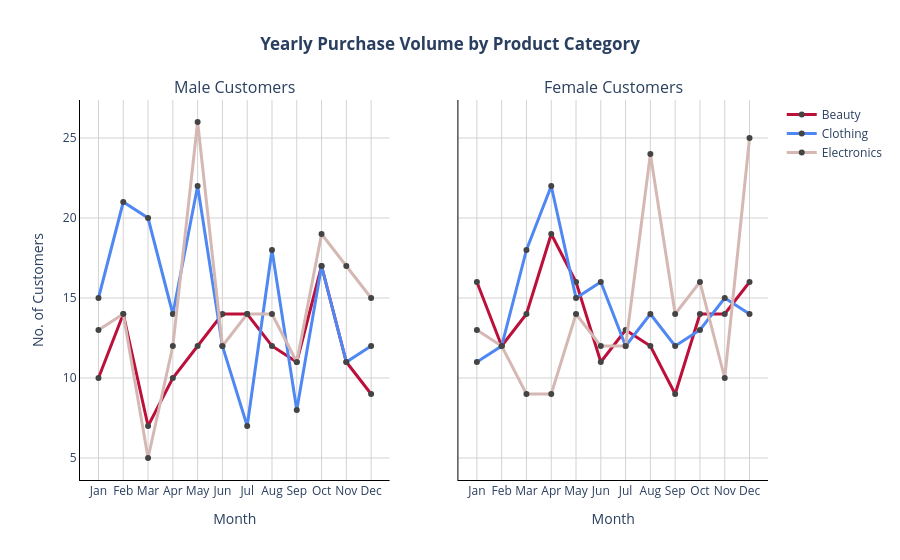

Here is the notebook cell this chart was saved with:
### Code cell
# Create a line graph to visualize the number of customers purchasing the number of products

#create subplots to show Male and Female customer trends in separate graphs 
graph = make_subplots(
    rows=1, cols=2,         #no. row and coloumn to show graph 
    subplot_titles=('Male Customers', 'Female Customers'),  #subtitle for each graph
    shared_yaxes=True)      #shared y-axis 

#set the marker and line size
marker_style =dict(
    mode='lines+markers',
    line=dict(width=3),
        marker=dict(size=3,
        symbol='circle',
        line=dict(width=3)
        )
    )

#set colour for each catergory 
color = {'Beauty': {'line': '#bc103b', 'marker': '#bc103b'},
         'Clothing': {'line': '#4f88f3', 'marker': '#4f88f3'},
         'Electronics': {'line': '#d5b8b4', 'marker': '#d5b8b4'}
         }

#line graph for male customers purchasing beauty products
graph.add_trace(
    go.Scatter(
        name= 'Beauty',
        x= male_month_pivot['month_name'], 
        y= male_month_pivot['Beauty'],
        marker_color= color['Beauty']['marker'],
        line_color=color['Beauty']['line'],
       **marker_style,
    ),
    row=1, col=1
)

#line graph for male customers purchasing clothing 
graph.add_trace(
    go.Scatter(
        name= 'Clothing',
        x= male_month_pivot['month_name'], 
        y= male_month_pivot['Clothing'],
         marker_color= color['Clothing']['marker'],
        line_color=color['Clothing']['line'], 
         **marker_style,
    ),
    row=1, col=1
)

#line graph for male customers purchasing electronics
graph.add_trace(
    go.Scatter(
        name= 'Electronics',
        x= male_month_pivot['month_name'],
        y= male_month_pivot['Electronics'],
        marker_color= color['Electronics']['marker'],
        line_color=color['Electronics']['line'], 
         **marker_style,
    ),
    row=1, col=1
)

#line graph for female customers purchasing beauty products
graph.add_trace(
    go.Scatter(
        name= 'Beauty',
        x= female_month_pivot['month_name'], 
        y= female_month_pivot['Beauty'],
        marker_color= color['Beauty']['marker'],
        line_color=color['Beauty']['line'],
         **marker_style,
        showlegend=False #not show legend for second graph
    ), 
    row=1, col=2
)

#line graph for female customers purchasing clothing 
graph.add_trace(
    go.Scatter(
        name= 'Clothing',
        x= female_month_pivot['month_name'], 
        y= female_month_pivot['Clothing'],
        marker_color= color['Clothing']['marker'],
        line_color=color['Clothing']['line'],
        **marker_style,
        showlegend=False,
    ),
    row=1, col=2
)

#line graph for female customers purchasing electronics
graph.add_trace(
    go.Scatter(
        name= 'Electronics',
        x= female_month_pivot['month_name'],
        y= female_month_pivot['Electronics'],
        marker_color= color['Electronics']['marker'],
        line_color=color['Electronics']['line'], 
         **marker_style,
        showlegend=False,
    ),
    row=1, col=2
)

#update layout 
graph.update_layout(
    title= '<b>Yearly Purchase Volume by Product Category</b>',  #bold title
    title_x=0.5,                                                 
    title_xanchor= 'center',                                      
    xaxis_title= 'Month',       #x-axis title for first graph
    xaxis2_title= 'Month',      #x-axis title for second graph
    yaxis_title= 'No. of Customers',  #y-axis title for first graph
    plot_bgcolor= 'white',              #update background color to white
)

#update grid lines for x axis
graph.update_xaxes(showgrid=True, gridcolor='lightgrey',
                   showline=True, linecolor='black',
                   )

#update gird lines for y-axis
graph.update_yaxes(showgrid=True, gridcolor='lightgrey',
                   showline=True, linecolor='black')

graph.show()

### Figure 1 — Plotly figure (JSON) as saved in the notebook; plotly's stock layout.template omitted (floating-point values rounded to 4 significant figures)
{"data": [{"line": {"color": "#bc103b", "width": 3}, "marker": {"color": "#bc103b", "line": {"width": 3}, "size": 3, "symbol": "circle"}, "mode": "lines+markers", "name": "Beauty", "type": "scatter", "x": ["Jan", "Feb", "Mar", "Apr", "May", "Jun", "Jul", "Aug", "Sep", "Oct", "Nov", "Dec"], "xaxis": "x", "y": [10, 14, 7, 10, 12, 14, 14, 12, 11, 17, 11, 9], "yaxis": "y"}, {"line": {"color": "#4f88f3", "width": 3}, "marker": {"color": "#4f88f3", "line": {"width": 3}, "size": 3, "symbol": "circle"}, "mode": "lines+markers", "name": "Clothing", "type": "scatter", "x": ["Jan", "Feb", "Mar", "Apr", "May", "Jun", "Jul", "Aug", "Sep", "Oct", "Nov", "Dec"], "xaxis": "x", "y": [15, 21, 20, 14, 22, 12, 7, 18, 8, 17, 11, 12], "yaxis": "y"}, {"line": {"color": "#d5b8b4", "width": 3}, "marker": {"color": "#d5b8b4", "line": {"width": 3}, "size": 3, "symbol": "circle"}, "mode": "lines+markers", "name": "Electronics", "type": "scatter", "x": ["Jan", "Feb", "Mar", "Apr", "May", "Jun", "Jul", "Aug", "Sep", "Oct", "Nov", "Dec"], "xaxis": "x", "y": [13, 14, 5, 12, 26, 12, 14, 14, 11, 19, 17, 15], "yaxis": "y"}, {"line": {"color": "#bc103b", "width": 3}, "marker": {"color": "#bc103b", "line": {"width": 3}, "size": 3, "symbol": "circle"}, "mode": "lines+markers", "name": "Beauty", "showlegend": false, "type": "scatter", "x": ["Jan", "Feb", "Mar", "Apr", "May", "Jun", "Jul", "Aug", "Sep", "Oct", "Nov", "Dec"], "xaxis": "x2", "y": [16, 12, 14, 19, 16, 11, 13, 12, 9, 14, 14, 16], "yaxis": "y2"}, {"line": {"color": "#4f88f3", "width": 3}, "marker": {"color": "#4f88f3", "line": {"width": 3}, "size": 3, "symbol": "circle"}, "mode": "lines+markers", "name": "Clothing", "showlegend": false, "type": "scatter", "x": ["Jan", "Feb", "Mar", "Apr", "May", "Jun", "Jul", "Aug", "Sep", "Oct", "Nov", "Dec"], "xaxis": "x2", "y": [11, 12, 18, 22, 15, 16, 12, 14, 12, 13, 15, 14], "yaxis": "y2"}, {"line": {"color": "#d5b8b4", "width": 3}, "marker": {"color": "#d5b8b4", "line": {"width": 3}, "size": 3, "symbol": "circle"}, "mode": "lines+markers", "name": "Electronics", "showlegend": false, "type": "scatter", "x": ["Jan", "Feb", "Mar", "Apr", "May", "Jun", "Jul", "Aug", "Sep", "Oct", "Nov", "Dec"], "xaxis": "x2", "y": [13, 12, 9, 9, 14, 12, 12, 24, 14, 16, 10, 25], "yaxis": "y2"}], "layout": {"annotations": [{"font": {"size": 16}, "showarrow": false, "text": "Male Customers", "x": 0.225, "xanchor": "center", "xref": "paper", "y": 1, "yanchor": "bottom", "yref": "paper"}, {"font": {"size": 16}, "showarrow": false, "text": "Female Customers", "x": 0.775, "xanchor": "center", "xref": "paper", "y": 1, "yanchor": "bottom", "yref": "paper"}], "plot_bgcolor": "white", "title": {"text": "<b>Yearly Purchase Volume by Product Category</b>", "x": 0.5, "xanchor": "center"}, "xaxis": {"anchor": "y", "domain": [0, 0.45], "gridcolor": "lightgrey", "linecolor": "black", "showgrid": true, "showline": true, "title": {"text": "Month"}}, "xaxis2": {"anchor": "y2", "domain": [0.55, 1], "gridcolor": "lightgrey", "linecolor": "black", "showgrid": true, "showline": true, "title": {"text": "Month"}}, "yaxis": {"anchor": "x", "domain": [0, 1], "gridcolor": "lightgrey", "linecolor": "black", "showgrid": true, "showline": true, "title": {"text": "No. of Customers"}}, "yaxis2": {"anchor": "x2", "domain": [0, 1], "gridcolor": "lightgrey", "linecolor": "black", "matches": "y", "showgrid": true, "showline": true, "showticklabels": false}}}
